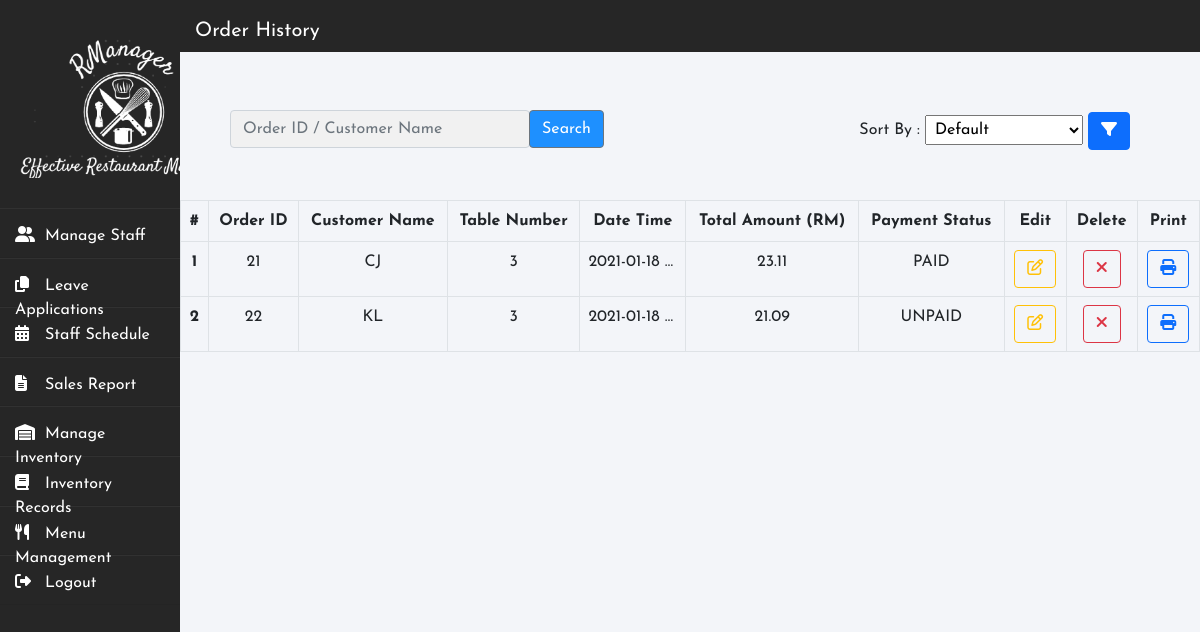
The page /history.php (signed in) on the database its author committed.
### tables this page shows
CREATE TABLE IF NOT EXISTS `orders` (
  `orderid` int(11) NOT NULL AUTO_INCREMENT,
  `customername` text NOT NULL,
  `staffid` int(11) NOT NULL,
  `tableno` int(11) NOT NULL,
  `odatetime` datetime NOT NULL DEFAULT CURRENT_TIMESTAMP,
  `netamount` double NOT NULL,
  `paidstatus` text NOT NULL,
  PRIMARY KEY (`orderid`)
);

### history.php (the view, shortened to what this page needs)
<!DOCTYPE html>
<html>
<head>
    <link href="https://cdn.jsdelivr.net/npm/bootstrap@5.0.0-beta1/dist/css/bootstrap.min.css" rel="stylesheet">
    <link rel="stylesheet" href="https://stackpath.bootstrapcdn.com/font-awesome/4.7.0/css/font-awesome.min.css">
    <link rel="stylesheet" type="text/css" href="stylesheets/history.css">
    <link rel="stylesheet" href="//code.jquery.com/ui/1.12.1/themes/base/jquery-ui.css">
    <link rel="stylesheet" href="https://cdnjs.cloudflare.com/ajax/libs/jqueryui/1.12.1/jquery-ui.css" />
    <link href="/your-path-to-fontawesome/css/fontawesome.css" rel="stylesheet">
    <link href="/your-path-to-fontawesome/css/brands.css" rel="stylesheet">
    <link href="/your-path-to-fontawesome/css/solid.css" rel="stylesheet">
</head>
<body>
    <?php include "sidebar.php"; ?>
    <div class="mainbody">
        <div class="topbar">
            <span>Order History</span>
        </div>
        <br><br>
        <div style="margin-bottom:100px;">
            <form action="history.php" method="post">
                <div id="left">
                    <div class="input-group mb-3">
                        <div class="autocomplete-container" style="width:300px;">
                            <input type="text" class="form-control" id="search" name="search" placeholder="Order ID / Customer Name">
                        </div>
                        <div class="input-group-append">
                            <input class="btn btn-outline-secondary" type="submit" id="submit" name="submit" value="Search">
                        </div>
                    </div>
                </div>
                <div id="right">
                    <div class="input-group mb-3">
                        <span style="white-space: nowrap; align-content: center; vertical-align: middle ">
                            <label for="sort">Sort By : </label>
                            <select name="sort" id="sort">
                                <option value="" selected>Default</option>
                            </select>
                            <button type="submit" name="find" class="btn btn-primary find"><i class="fa fa-filter" aria-hidden="true"></i></button>
                        </span>
                    </div>
                </div>
            </form>
        </div>
        <table class="table table-bordered">
            <thead>
                <tr id="product">
                    <th scope="col">#</th>
                    <th scope="col">Order ID</th>
                    <th scope="col">Customer Name</th>
                    <th scope="col">Table Number</th>
                    <th scope="col">Date Time</th>
                    <th scope="col">Total Amount (RM)</th>
                    <th scope="col">Payment Status</th>
                    <th scope="col">Edit</th>
                    <th scope="col">Delete</th>
                    <th scope="col">Print</th>
                </tr>
            </thead>
            <tbody>
                <?php
                include("includes/conn.php");
                if (isset($_POST['submit'])) {
                    $search = $_POST['search'];
                    $sql = "SELECT * FROM orders WHERE orderid LIKE '" . $search . "%' OR customername LIKE '" . $search . "%'";
                } else {
                    $sql = "SELECT * FROM orders";
                }
                $result = mysqli_query($con, $sql);
                $counter = 1;
                while ($row = mysqli_fetch_array($result)) {
                    echo '<tr>';
                    echo '<th scope="row">' . $counter . '</th>';
                    echo '<td>' . $row['orderid'] . '</td>';
                    echo '<td>' . $row['customername'] . '</td>';
                    echo '<td>' . $row['tableno'] . '</td>';
                    echo '<td>' . $row['odatetime'] . '</td>';
                    echo '<td>' . $row['netamount'] . '</td>';
                    echo '<td>' . $row['paidstatus'] . '</td>';
                    echo '<td><a href="edito.php?orderid=' . $row['orderid'] . '"><button type="button" class="btn btn-outline-warning editbtn"><i class="fa fa-edit" aria-hidden="true"></i></button></a></td>';
                    echo '<td><a onclick="return confirm(\'Delete record for OrderID ' . $row['orderid'] . '?\')" href="includes/deleteo.php?orderid=' . $row['orderid'] . '">
      <button type="button" class="btn btn-outline-danger delete"><i class="fa fa-close"></button></td></a></td>';
                    echo '<td><a href="print.php?orderid=' . $row['orderid'] . '">
      <button type="button" class="btn btn-outline-primary print"><i class="fa fa-print" aria-hidden="true"></i></button></td></a></td>';
                    echo '<tr>';
                    $counter++;
                }
                ?>
            </tbody>
        </table>
    </div>
</body>
</html>

### stylesheets/history.css (style rules this page uses)
html, body { width: 100%; height: 100%; margin: 0px; padding: 0px; overflow-x: hidden; }
#search, #search:active, #search:focus { outline: 0px; -webkit-box-shadow: none !important; -moz-box-shadow: none !important; box-shadow: none !important; }
#left > div { width: 100%; }
.input-group { width: 100%; }
#left { float: left; margin: 10px 50px; max-width: 100%; flex-wrap: nowrap; vertical-align: middle; }
#right { float: right; margin: 12px 70px 10px 100px; font-size: 16px; vertical-align: middle; }
#sort { padding: 5px; }
.table tr, .table td { text-align: center; }
td { max-width: 100px; overflow: hidden; text-overflow: ellipsis; white-space: nowrap; }
.autocomplete-container { position: relative; display: inline-block; width: 100%; }
html, body { overflow-x: hidden; }
input { border: 1px solid transparent; background-color: #f1f1f1; padding: 10px; font-size: 16px; }
input[type="text"] { background-color: #f1f1f1; width: 100%; outline: 0px; -webkit-box-shadow: none !important; -moz-box-shadow: none !important; box-shadow: none !important; }
input[type="submit"] { background-color: DodgerBlue; color: #fff; }

### stylesheets/sidebar.css (style rules this page uses)
* { margin: 0; padding: 0; box-sizing: border-box; list-style: none; text-decoration: none; font-family: 'Josefin Sans', sans-serif; }
body { background-color: #f3f5f9; }

### history.php (style rules this page uses)
.mainbody { width: 85%; margin-left: 15%; position: static; }
body, html { font-family: 'Open Sans', sans-serif; margin: 0px; height: 100%; background: #F5F5F5; }
body { display: flex; }
.topbar { background: #262626; width: 100%; padding-top: 16px; padding-bottom: 16px; }
.topbar span { margin: 3px; color: white; font-size: 20px; margin-left: 15px; vertical-align: middle; }
a { text-decoration: none; font-size: 1rem; }
body > div.mainbody > div.topbar { height:52px; }

### rows shown on the page
orders: orderid "21", customername "CJ", tableno "3", odatetime "2021-01-18…", netamount "23.11", paidstatus "PAID"
orders: orderid "22", customername "KL", tableno "3", odatetime "2021-01-18…", netamount "21.09", paidstatus "UNPAID"
